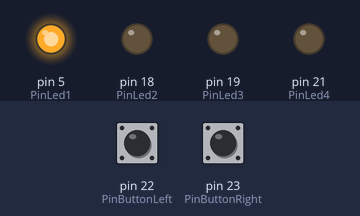
The sketch below on a simulated Arduino Mega 2560, built with avr-gcc and run on an emulated ATmega2560. Shown: output pins drawn as LEDs (lit = HIGH). The inputs (shaded band) are chosen by the test bench; at power-on: pin 22 (PinButtonLeft) HIGH, pin 23 (PinButtonRight) HIGH.

Above: at 1.2 s.
1.3 s: pin 22 (PinButtonLeft) pulled LOW for 0.15 s
At 2.5 s:
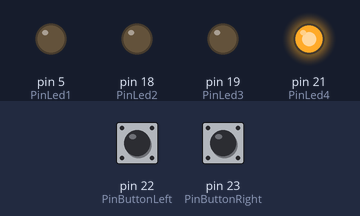
2.9 s: pin 22 (PinButtonLeft) pulled LOW for 1 s
At 3.7 s:
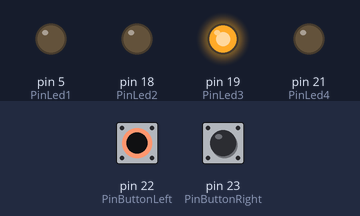
5.4 s: pin 22 (PinButtonLeft) pulled LOW for 0.15 s
At 6.6 s:
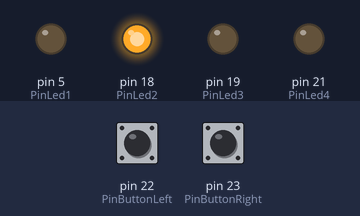
7.0 s: pin 22 (PinButtonLeft) pulled LOW for 3.2 s
At 8.1 s:
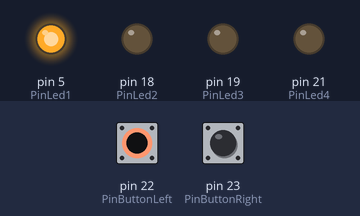
11.7 s: pin 23 (PinButtonRight) pulled LOW for 0.15 s
At 12.8 s:
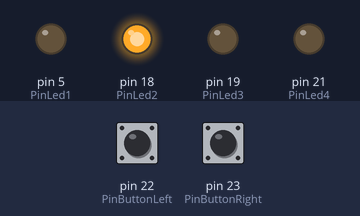
Timing chart, 0 to 14.3 s (numbered marks = the images above; inputs shaded):
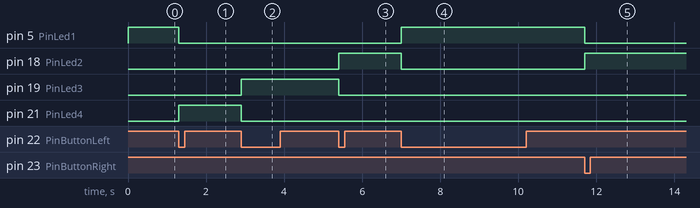

Measured:
- after the input at 1.3 s, pin 5 (PinLed1): HIGH → LOW at once; pin 21 (PinLed4): LOW → HIGH at once
- after the input at 2.9 s, pin 19 (PinLed3): LOW → HIGH at once; pin 21 (PinLed4): HIGH → LOW at once
- after the input at 5.4 s, pin 18 (PinLed2): LOW → HIGH at once; pin 19 (PinLed3): HIGH → LOW at once
- after the input at 7.0 s, pin 5 (PinLed1): LOW → HIGH at once; pin 18 (PinLed2): HIGH → LOW at once
- after the input at 11.7 s, pin 5 (PinLed1): HIGH → LOW at once; pin 18 (PinLed2): LOW → HIGH at once

The sketch:

18222082-tugas-2-3.ino
```cpp
#define PinButtonLeft 22
#define PinButtonRight 23

#define PinLed1 5
#define PinLed2 18
#define PinLed3 19
#define PinLed4 21

int StateButtonLeftPrev = HIGH;
int StateButtonRightPrev = HIGH;
int StateButtonLeft = HIGH;
int StateButtonRight = HIGH;

int PinLed[] = {PinLed1, PinLed2, PinLed3, PinLed4};
int IdxCurrLed = 0;

void setup() {
  // put your setup code here, to run once:
  pinMode(PinButtonLeft, INPUT_PULLUP);
  pinMode(PinButtonRight, INPUT_PULLUP);
  for(int i = 0; i < 4; i ++) {
    pinMode(PinLed[i], OUTPUT);
  }
  digitalWrite(PinLed[IdxCurrLed], HIGH);
  Serial.begin(9600);
}

void loop() {
  // put your main code here, to run repeatedly:
  StateButtonLeftPrev = StateButtonLeft;
  StateButtonRightPrev = StateButtonRight;
  StateButtonLeft = digitalRead(PinButtonLeft);
  StateButtonRight = digitalRead(PinButtonRight);

  if(StateButtonLeft == LOW && StateButtonLeftPrev == HIGH) {
    digitalWrite(PinLed[IdxCurrLed], LOW);
    IdxCurrLed = (IdxCurrLed - 1 + 4) % 4;
    digitalWrite(PinLed[IdxCurrLed], HIGH);
  }

  if(StateButtonRight == LOW && StateButtonRightPrev == HIGH) {
    digitalWrite(PinLed[IdxCurrLed], LOW);
    IdxCurrLed = (IdxCurrLed + 1) % 4;
    digitalWrite(PinLed[IdxCurrLed], HIGH);
  }
}
```
